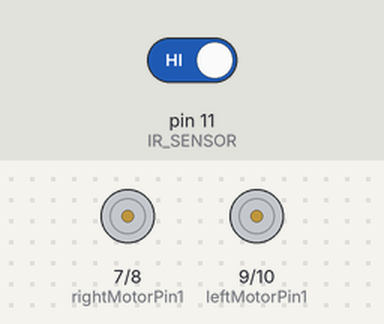
A sketch run on a simulated Arduino Uno, built with avr-gcc and run on an emulated ATmega328P. On the bench: motor-driver pin pairs drawn as motors (green arrow = first pin HIGH = forward, orange = second pin HIGH = backward, longer = more drive, scaled by the enable pin). Inputs (shaded band) come from the test bench; at power-on: pin 11 (IR_SENSOR) HIGH.

Above: at 1.2 s.
1.3 s: pin 11 (IR_SENSOR) driven LOW
At 2.7 s:
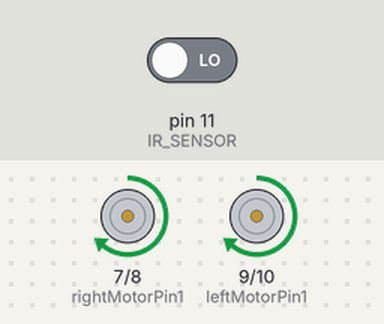
Timing chart, 0 to 4.3 s (numbered marks = the images above; inputs shaded):
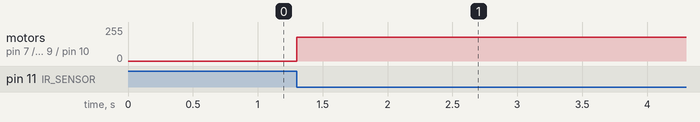

The sketch:

chassiskit.ino
```cpp
#define IR_SENSOR 11
#define MOTOR_SPEED 180

int enableRightMotor = 6;
int rightMotorPin1 = 7;
int rightMotorPin2 = 8;

int enableLeftMotor = 5;
int leftMotorPin1 = 9;
int leftMotorPin2 = 10;

void setup()
{
  TCCR0B = TCCR0B & B11111000|B00000010 ;

  pinMode(enableRightMotor, OUTPUT);
  pinMode(rightMotorPin1, OUTPUT);
  pinMode(rightMotorPin2, OUTPUT);

  pinMode(enableLeftMotor, OUTPUT);
  pinMode(leftMotorPin1, OUTPUT);
  pinMode(leftMotorPin2, OUTPUT);

  pinMode(IR_SENSOR, INPUT);

  rotateMotor(0,0);
}

void loop()
{
  int sensorValue = digitalRead(IR_SENSOR);

  if (sensorValue == LOW)
  {
    rotateMotor(MOTOR_SPEED, MOTOR_SPEED);
  }
  else
  {
    rotateMotor(0,0);
  }
}

void rotateMotor(int rightMotorSpeed, int leftMotorSpeed)
{
//right
  if (rightMotorSpeed < 0)
  {
    digitalWrite(rightMotorPin1, LOW);
    digitalWrite(rightMotorPin2, HIGH);
  }
  else if (rightMotorSpeed > 0)
  {
    digitalWrite(rightMotorPin1, HIGH);
    digitalWrite(rightMotorPin2, LOW);
  }
  else
  {
    digitalWrite(rightMotorPin1, LOW);
    digitalWrite(rightMotorPin2, LOW);
  }

  //left
  if (leftMotorSpeed < 0)
  {
    digitalWrite(leftMotorPin1, LOW);
    digitalWrite(leftMotorPin2, HIGH);
  }
  else if (leftMotorSpeed > 0)
  {
    digitalWrite(leftMotorPin1, HIGH);
    digitalWrite(leftMotorPin2, LOW);
  }
  else
  {
    digitalWrite(leftMotorPin1, LOW);
    digitalWrite(leftMotorPin2, LOW);
  }

  analogWrite(enableRightMotor, abs(rightMotorSpeed));
  analogWrite(enableLeftMotor, abs(leftMotorSpeed));
}
```

Measured:
- after the input at 1.3 s, motor on pin 7 (rightMotorPin1) / pin 8 (rightMotorPin2), motor on pin 9 (leftMotorPin1) / pin 10 (leftMotorPin2): stopped → forward 180/255 at once
